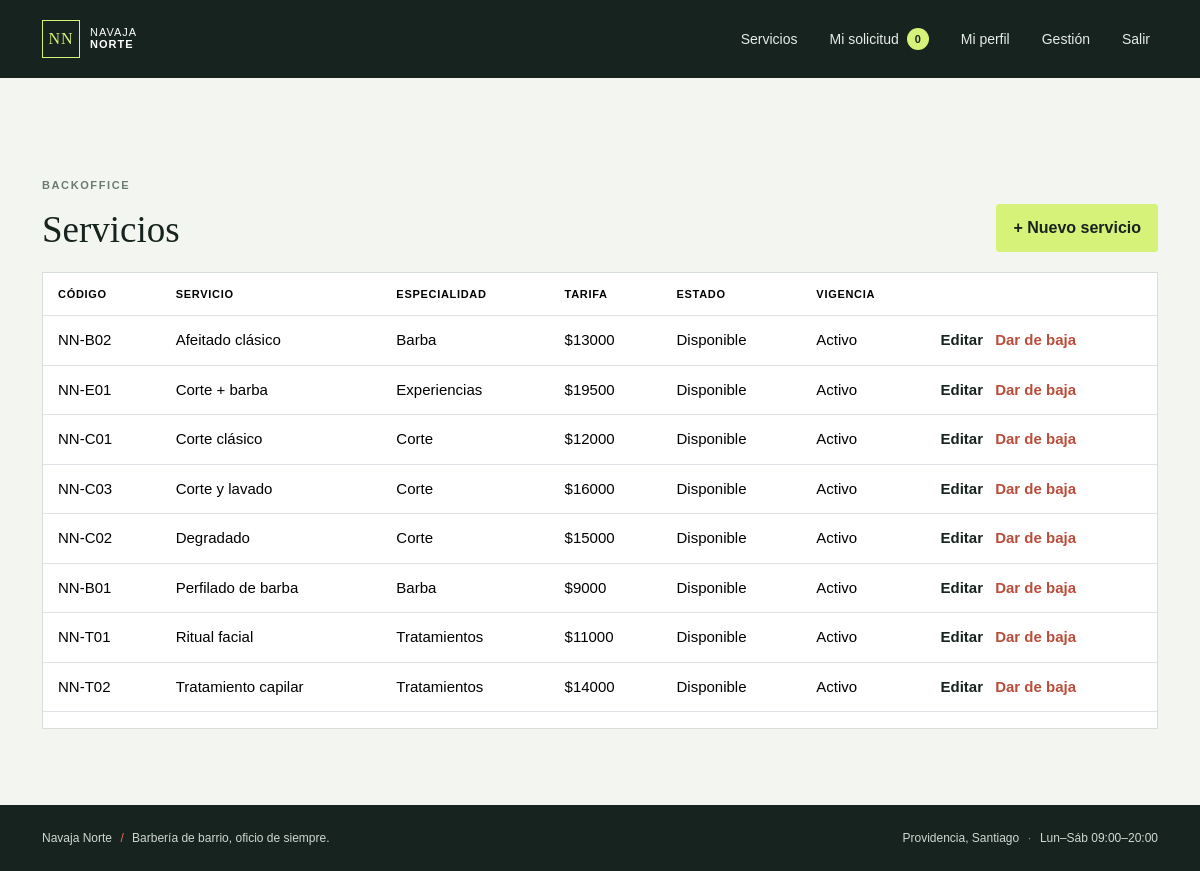
The page /gestion/servicios/ (signed in) on the database its author committed.
### barberia/models.py (models this page shows, shortened)
class Servicio(models.Model):
    class Estado(models.TextChoices):
        DISPONIBLE = "disponible", "Disponible"
        SUSPENDIDO = "suspendido", "Suspendido"
    especialidad = models.ForeignKey(Especialidad, on_delete=models.PROTECT, related_name="servicios")
    codigo = models.CharField(max_length=20, unique=True)
    nombre = models.CharField(max_length=120)
    slug = models.SlugField(max_length=140, unique=True)
    descripcion = models.TextField()
    precio = models.DecimalField(max_digits=9, decimal_places=0, validators=[MinValueValidator(0)])
    duracion_minutos = models.PositiveSmallIntegerField(validators=[MinValueValidator(1)])
    estado = models.CharField(max_length=12, choices=Estado.choices, default=Estado.DISPONIBLE)
    imagen = models.ImageField(upload_to="servicios/", blank=True)
    activo = models.BooleanField(default=True)
    creado = models.DateTimeField(auto_now_add=True)
    class Meta:
        ordering = ["nombre"]
        verbose_name = "servicio"
        verbose_name_plural = "servicios"
    @property
    def disponible(self):
        return self.activo and self.estado == self.Estado.DISPONIBLE

class Especialidad(models.Model):
    nombre = models.CharField(max_length=80, unique=True)
    slug = models.SlugField(max_length=90, unique=True)
    descripcion = models.TextField(blank=True)
    activa = models.BooleanField(default=True)
    class Meta:
        ordering = ["nombre"]
        verbose_name = "especialidad"
        verbose_name_plural = "especialidades"

### barberia/views.py (the view)
# urls.py: path("gestion/servicios/", views.gestion_servicios, name="gestion_servicios"),
@login_required
@user_passes_test(es_personal)
def gestion_servicios(request):
    servicios = Servicio.objects.select_related("especialidad").order_by("nombre")
    return render(request, "barberia/gestion.html", {"servicios": servicios})

### barberia/context_processors.py (called while the page is built)
def reservation_summary(request):
    items = request.session.get(SESSION_KEY, {})
    return {"reserva_count": sum(int(item.get("cantidad", 1)) for item in items.values())}

### barberia/views.py (called while the page is built)
def es_personal(usuario):
    return usuario.is_staff

### templates/barberia/gestion.html (shortened to what this page needs)
{% extends 'barberia/base.html' %}
{% block content %}
<section class="container page-section"><div class="section-heading"><div><p class="eyebrow">BACKOFFICE</p><h1>Servicios</h1></div><a href="{% url 'crear_servicio' %}" class="btn btn-lime">+ Nuevo servicio</a></div><div class="table-responsive admin-table-wrap"><table class="table align-middle"><thead><tr><th>Código</th><th>Servicio</th><th>Especialidad</th><th>Tarifa</th><th>Estado</th><th>Vigencia</th><th></th></tr></thead><tbody>{% for servicio in servicios %}<tr><td>{{ servicio.codigo }}</td><td>{{ servicio.nombre }}</td><td>{{ servicio.especialidad.nombre }}</td><td>${{ servicio.precio|floatformat:0 }}</td><td>{{ servicio.get_estado_display }}</td><td>{% if servicio.activo %}Activo{% else %}Inactivo{% endif %}</td><td class="text-nowrap"><a class="text-link" href="{% url 'editar_servicio' servicio.pk %}">Editar</a> <a class="text-link danger-link ms-2" href="{% url 'eliminar_servicio' servicio.pk %}">Dar de baja</a></td></tr>{% empty %}<tr><td colspan="7">Aún no hay servicios registrados.</td></tr>{% endfor %}</tbody></table></div></section>
{% endblock %}

### static/barberia/css/site.css (style rules this page uses)
:root { --ink: #17231e; --ink-soft: #31423a; --paper: #f2f5f0; --white: #ffffff; --line: #d7ded7; --lime: #d7f278; --lime-dark: #b7d853; --coral: #e86d58; --muted: #65726b; --serif: Georgia, 'Times New Roman', serif; }
* { box-sizing: border-box; }
body { background: var(--paper); color: var(--ink); font-family: 'Trebuchet MS', Arial, sans-serif; font-size: 15px; }
a { color: inherit; text-decoration: none; }
.btn { border-radius: 3px; font-weight: 700; padding: 11px 16px; }
.btn-lime { border: 1px solid var(--lime); background: var(--lime); color: var(--ink); }
.eyebrow { margin-bottom: 14px; color: #6b7b71; font-size: 11px; font-weight: 700; letter-spacing: 1.6px; }
h1, h2, h3 { color: var(--ink); font-family: var(--serif); font-weight: 500; }
.catalog-section, .page-section { padding-top: 54px; padding-bottom: 76px; }
.section-heading { display: flex; justify-content: space-between; align-items: end; gap: 20px; margin: 45px 0 20px; }
.section-heading h1, .section-heading h2 { margin: 0; font-size: 37px; }
.text-link { border: 0; background: transparent; color: var(--ink); font-weight: 700; }
.danger-link { color: #b94d3b; }
.admin-table-wrap { border: 1px solid var(--line); background: var(--white); }
.admin-table-wrap .table > :not(caption) > * > * { padding: 13px 15px; }
.admin-table-wrap thead { background: var(--ink); color: var(--white); }
.admin-table-wrap th { font-size: 11px; letter-spacing: .7px; text-transform: uppercase; }

### rows shown on the page
Servicio: codigo "NN-B02", nombre "Afeitado clásico", especialidad.nombre "Barba", precio "13000", estado "Disponible", activo "Activo"
Servicio: codigo "NN-E01", nombre "Corte + barba", especialidad.nombre "Experiencias", precio "19500", estado "Disponible", activo "Activo"
Servicio: codigo "NN-C01", nombre "Corte clásico", especialidad.nombre "Corte", precio "12000", estado "Disponible", activo "Activo"
Servicio: codigo "NN-C03", nombre "Corte y lavado", especialidad.nombre "Corte", precio "16000", estado "Disponible", activo "Activo"
Servicio: codigo "NN-C02", nombre "Degradado", especialidad.nombre "Corte", precio "15000", estado "Disponible", activo "Activo"
Servicio: codigo "NN-B01", nombre "Perfilado de barba", especialidad.nombre "Barba", precio "9000", estado "Disponible", activo "Activo"
Servicio: codigo "NN-T01", nombre "Ritual facial", especialidad.nombre "Tratamientos", precio "11000", estado "Disponible", activo "Activo"
Servicio: codigo "NN-T02", nombre "Tratamiento capilar", especialidad.nombre "Tratamientos", precio "14000", estado "Disponible", activo "Activo"

### other values the page prints
{{ reserva_count }} "0"
